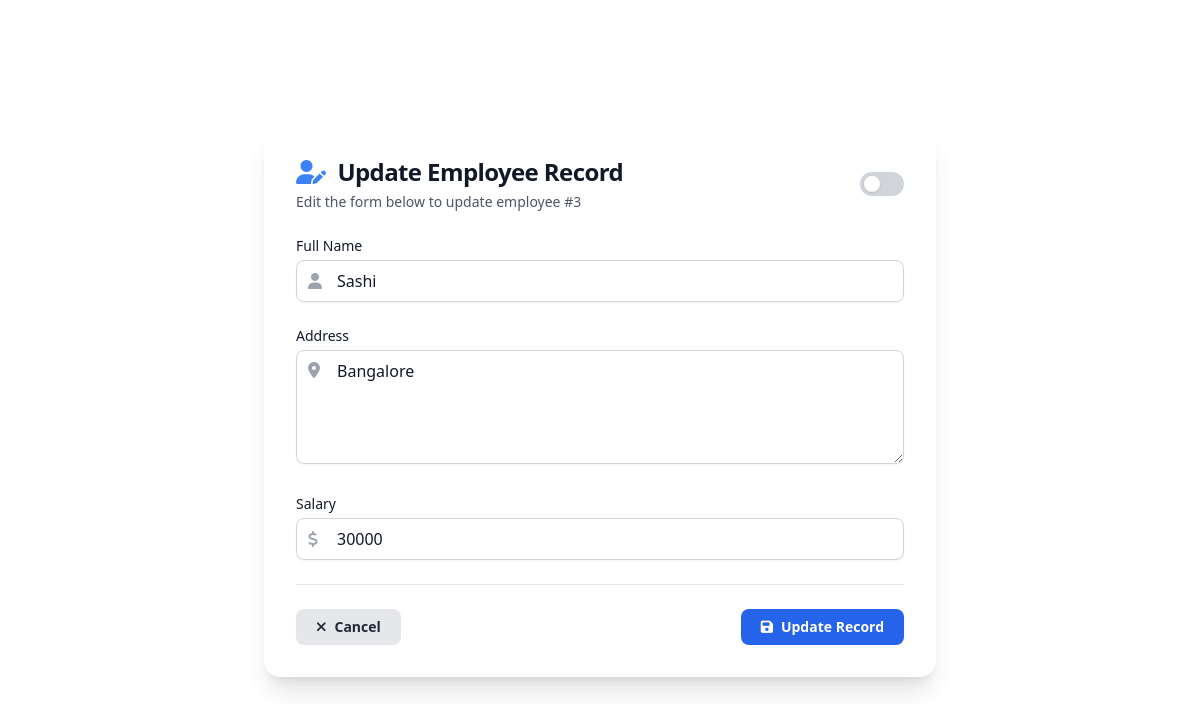
The page /update.php?id=3 on the database its author committed.
### tables this page shows
CREATE TABLE `employees` (
  `id` int(11) NOT NULL,
  `name` varchar(100) NOT NULL,
  `address` varchar(255) NOT NULL,
  `salary` bigint(20) NOT NULL
);

### update.php (the view, shortened to what this page needs)
<?php
require_once "config.php";
$name = $address = $salary = "";
$name_err = $address_err = $salary_err = "";
if(isset($_POST["id"]) && !empty($_POST["id"])){
    $id = $_POST["id"];
    $input_name = trim($_POST["name"]);
    if(empty($input_name)){
        $name_err = "Please enter a name.";
    } elseif(!filter_var($input_name, FILTER_VALIDATE_REGEXP, array("options"=>array("regexp"=>"/^[a-zA-Z\s]+$/")))){
        $name_err = "Please enter a valid name.";
    } else{
        $name = $input_name;
    }
    $input_address = trim($_POST["address"]);
    if(empty($input_address)){
        $address_err = "Please enter an address.";
    } else{
        $address = $input_address;
    }
    $input_salary = trim($_POST["salary"]);
    if(empty($input_salary)){
        $salary_err = "Please enter the salary amount.";
    } elseif(!ctype_digit($input_salary)){
        $salary_err = "Please enter a positive integer value.";
    } else{
        $salary = $input_salary;
    }
    if(empty($name_err) && empty($address_err) && empty($salary_err)){
        $sql = "UPDATE employees SET name=?, address=?, salary=? WHERE id=?";
        if($stmt = mysqli_prepare($link, $sql)){
            mysqli_stmt_bind_param($stmt, "sssi", $param_name, $param_address, $param_salary, $param_id);
            $param_name = $name;
            $param_address = $address;
            $param_salary = $salary;
            $param_id = $id;
            if(mysqli_stmt_execute($stmt)){
                header("location: index.php");
                exit();
            } else{
                echo "Oops! Something went wrong. Please try again later.";
            }
        }
        mysqli_stmt_close($stmt);
    }
    mysqli_close($link);
} else{
    if(isset($_GET["id"]) && !empty(trim($_GET["id"]))){
        $id =  trim($_GET["id"]);
        $sql = "SELECT * FROM employees WHERE id = ?";
        if($stmt = mysqli_prepare($link, $sql)){
            mysqli_stmt_bind_param($stmt, "i", $param_id);
            if(mysqli_stmt_execute($stmt)){
                $result = mysqli_stmt_get_result($stmt);
                if(mysqli_num_rows($result) == 1){
                    $row = mysqli_fetch_array($result, MYSQLI_ASSOC);
                    $name = $row["name"];
                    $address = $row["address"];
                    $salary = $row["salary"];
                } else{
                    header("location: error.php");
                    exit();
                }
            } else{
                echo "Oops! Something went wrong. Please try again later.";
            }
        }
    }  else{
        header("location: error.php");
        exit();
    }
}
?>
<!DOCTYPE html>
<html lang="en" class="dark">
<head>
  <script src="https://cdn.tailwindcss.com"></script>
  <link rel="stylesheet" href="https://cdnjs.cloudflare.com/ajax/libs/font-awesome/6.4.0/css/all.min.css">
</head>
<body class="bg-white text-gray-900 dark:bg-gray-900 dark:text-white transition-colors duration-300 font-sans">
  <div class="min-h-screen flex items-center justify-center px-4 sm:px-6 lg:px-8 py-8">
    <div class="w-full max-w-2xl bg-white dark:bg-gray-800 rounded-2xl shadow-xl p-8 space-y-6 transition-all">
      <div class="flex items-center justify-between">
        <div>
          <h1 class="text-2xl font-bold tracking-tight text-gray-900 dark:text-white flex items-center">
            <i class="fas fa-user-edit mr-3 text-blue-500"></i>
            Update Employee Record
          </h1>
          <p class="text-sm text-gray-600 dark:text-gray-300 mt-1">Edit the form below to update employee #<?php echo htmlspecialchars($id); ?></p>
        </div>
        <div class="flex items-center space-x-2">
          <label for="theme-toggle" class="relative inline-block w-11 h-6 bg-gray-300 dark:bg-gray-600 rounded-full cursor-pointer transition-colors">
            <span class="absolute left-1 top-1 w-4 h-4 bg-white rounded-full shadow transform transition-transform"></span>
          </label>
        </div>
      </div>
      <form action="<?php echo htmlspecialchars(basename($_SERVER['REQUEST_URI'])); ?>" method="post" class="space-y-6">
        <div class="animate-fade-in">
          <label for="name" class="block text-sm font-medium mb-1">Full Name</label>
          <div class="relative">
            <div class="absolute inset-y-0 left-0 flex items-center pl-3 pointer-events-none text-gray-400">
            </div>
            <input type="text" name="name" id="name"
              class="pl-10 w-full rounded-lg border border-gray-300 dark:border-gray-700 bg-white dark:bg-gray-700 text-gray-900 dark:text-white px-4 py-2 focus:ring-2 focus:ring-blue-500 focus:outline-none transition shadow-sm placeholder-gray-400 dark:placeholder-gray-500 <?php echo (!empty($name_err)) ? 'border-red-500' : ''; ?>"
              value="<?php echo htmlspecialchars($name); ?>"
              maxlength="100"
              required>
          </div>
        </div>
        <div class="animate-fade-in" style="animation-delay: 0.1s">
          <label for="address" class="block text-sm font-medium mb-1">Address</label>
          <div class="relative">
            <div class="absolute inset-y-0 left-0 flex items-start pt-3 pl-3 pointer-events-none text-gray-400">
            </div>
            <textarea name="address" id="address" rows="4"
              class="pl-10 w-full rounded-lg border border-gray-300 dark:border-gray-700 bg-white dark:bg-gray-700 text-gray-900 dark:text-white px-4 py-2 focus:ring-2 focus:ring-blue-500 focus:outline-none transition shadow-sm placeholder-gray-400 dark:placeholder-gray-500 <?php echo (!empty($address_err)) ? 'border-red-500' : ''; ?>"
              maxlength="255"
              required><?php echo htmlspecialchars($address); ?></textarea>
          </div>
        </div>
        <div class="animate-fade-in" style="animation-delay: 0.2s">
          <label for="salary" class="block text-sm font-medium mb-1">Salary</label>
          <div class="relative">
            <div class="absolute inset-y-0 left-0 flex items-center pl-3 pointer-events-none text-gray-400">
            </div>
            <input type="text" name="salary" id="salary"
              class="pl-10 w-full rounded-lg border border-gray-300 dark:border-gray-700 bg-white dark:bg-gray-700 text-gray-900 dark:text-white px-4 py-2 focus:ring-2 focus:ring-blue-500 focus:outline-none transition shadow-sm placeholder-gray-400 dark:placeholder-gray-500 <?php echo (!empty($salary_err)) ? 'border-red-500' : ''; ?>"
              value="<?php echo htmlspecialchars($salary); ?>"
              inputmode="numeric"
              pattern="\d*"
              maxlength="12"
              required>
          </div>
        </div>
        <div class="flex justify-between pt-6 border-t border-gray-200 dark:border-gray-700">
          <a href="index.php"
            class="inline-flex items-center gap-2 px-5 py-2 rounded-lg bg-gray-200 hover:bg-gray-300 dark:bg-gray-700 dark:hover:bg-gray-600 text-gray-800 dark:text-white text-sm font-semibold transition">
            <i class="fas fa-times"></i> Cancel
          </a>
          <button type="submit"
            class="inline-flex items-center gap-2 px-5 py-2 rounded-lg bg-blue-600 hover:bg-blue-700 text-white text-sm font-semibold transition">
            <i class="fas fa-save"></i> Update Record
          </button>
        </div>
      </form>
    </div>
  </div>
</body>
</html>

### update.php (style rules this page uses)
.animate-fade-in { animation: fadeIn 0.5s ease-in-out forwards; opacity: 0; }

### rows shown on the page
employees: name "Sashi", address "Bangalore", salary "30000"

### other values the page prints
$id "3"
